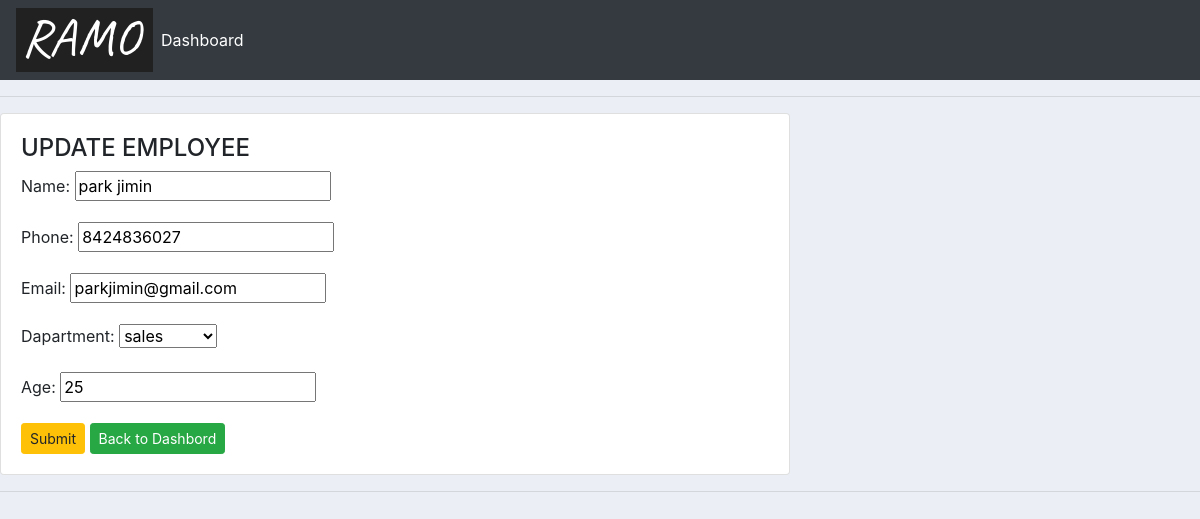
Screenshot of /3/ with the database file from the repository.
### ui/models.py (models this page shows, shortened)
class Employee(models.Model):
    name = models.CharField(max_length=25, null=True)
    phone = models.CharField(max_length=10, null=True)
    email = models.EmailField(max_length=25, null=True)
    dapartment=models.ForeignKey(Department,null=True,on_delete=models.SET_NULL)
    age=models.IntegerField(null=True)

### ui/views.py (the view)
# urls.py: path('<str:pk>/', views.update, name="update"),
def update(request, pk):
    employee = Employee.objects.get(id=pk)
    if request.method == "POST":
        fm=EmployeeForm(request.POST,instance=employee)
        if fm.is_valid():
            fm.save()
    else:
        fm = EmployeeForm(instance=employee)
    context={'form':fm}
    return render(request, 'form.html',context)

### ui/forms.py
class EmployeeForm(forms.ModelForm):
    class Meta:
        model=Employee
        fields='__all__'

### ui/models.py (called while the page is built)
    def __str__(self):
        return self.dep_name

### templates/form.html (shortened to what this page needs)
{% extends 'main.html' %}
{% load static %}
{% block content %}
     <div class="row">
    <div class="col-sm-8">
        <div class="card card-body">
            <h4>UPDATE EMPLOYEE {{ pk }}</h4>
    <form action="" method="POST">
{{ form.as_p }}
    <input class="btn btn-warning btn-sm"  type="submit" name="Update">
        <a class="btn btn-success btn-sm" href="{% url 'addshow' %}">Back to Dashbord</a>
    </form>
        </div>
    </div>
     </div>
{% endblock %}

### static/css/main.css (style rules this page uses)
body { background-color: #ebeff5; }

### rows the page displays
Employee: name "park jimin", phone "8424836027", email "parkjimin@gmail.com", dapartment "sales", age "25"
